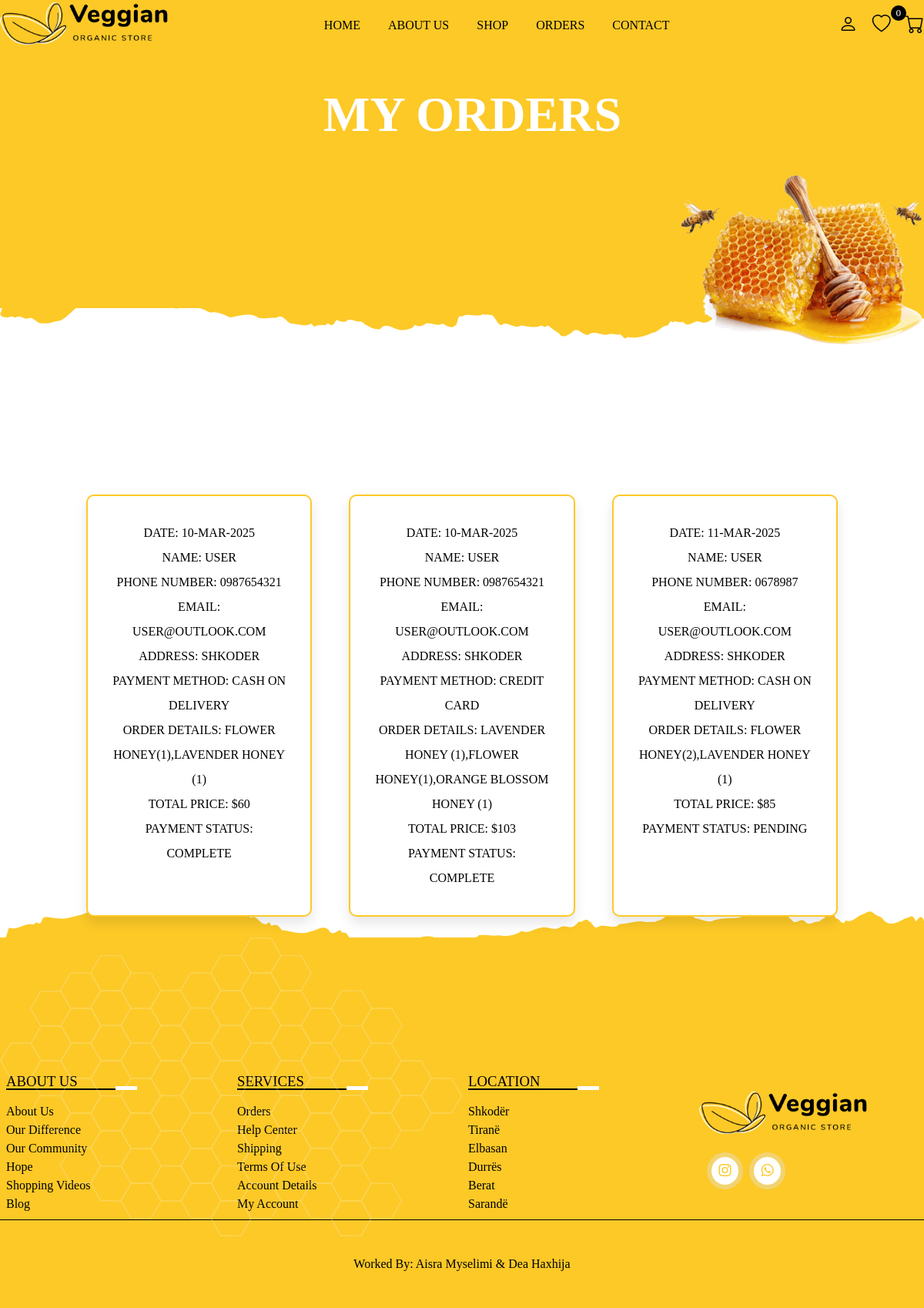
Page /order.php (signed in) on the committed database.
### tables this page shows
CREATE TABLE `orders` (
  `id` int(255) NOT NULL,
  `user_id` int(255) NOT NULL,
  `name` varchar(255) NOT NULL,
  `number` varchar(255) NOT NULL,
  `email` varchar(255) NOT NULL,
  `method` varchar(255) NOT NULL,
  `address` varchar(255) NOT NULL,
  `total_products` varchar(255) NOT NULL,
  `total_price` varchar(255) NOT NULL,
  `placed_on` varchar(255) NOT NULL,
  `payment_status` varchar(255) NOT NULL
);

### order.php (the view, shortened to what this page needs)
<?php
include 'connection.php';
$user_id = $_SESSION['user_id'];
?>
<!DOCTYPE html>
<html lang="en">
<head>
    <link rel="stylesheet" href="https://cdn.jsdelivr.net/npm/bootstrap-icons/font/bootstrap-icons.css">
    <link rel="stylesheet" href="main.css">
</head>
<body>
    <?php include 'header.php'; ?>
    <div class="banner">
        <div class="detail">
            <h1>MY ORDERS</h1>
        </div>
    </div>
    <div class="order-section">
        <div class="box-container">
            <?php
            $select_orders = mysqli_query($conn, "SELECT * FROM orders WHERE user_id = '$user_id'") or die('Query failed');
            if (mysqli_num_rows($select_orders) > 0) {
                while ($fetch_orders = mysqli_fetch_assoc($select_orders)) {
            ?>
            <div class="box">
                <p>Date: <span><?php echo htmlspecialchars($fetch_orders['placed_on']); ?></span></p>
                <p>Name: <span><?php echo htmlspecialchars($fetch_orders['name']); ?></span></p>
                <p>Phone Number: <span><?php echo htmlspecialchars($fetch_orders['number']); ?></span></p>
                <p>Email: <span><?php echo htmlspecialchars($fetch_orders['email']); ?></span></p>
                <p>Address: <span><?php echo htmlspecialchars($fetch_orders['address']); ?></span></p>
                <p>Payment Method: <span><?php echo htmlspecialchars($fetch_orders['method']); ?></span></p>
                <p>Order Details: <span><?php echo htmlspecialchars($fetch_orders['total_products']); ?></span></p>
                <p>Total Price: <span>$<?php echo htmlspecialchars($fetch_orders['total_price']); ?></span></p>
                <p>Payment Status: <span><?php echo htmlspecialchars($fetch_orders['payment_status']); ?></span></p>
            </div>
            <?php
                }
            } else {
                echo '
                <div class="empty">
                    <p>No orders placed yet!</p>
                </div>';
            }
            ?>
        </div>
    </div>
    <?php include 'footer.php'; ?>
</body>
</html>

### main.css (style rules this page uses)
* { margin: 0; padding: 0; box-sizing: border-box; }
:root { --box-shadow: 0px 0px 0px 6px rgb(225 225 225 / 40%); --box-shadow2: 0 .5rem 1rem rgba(0, 0, 0, 0.1); --orange: #fcc927; }
.banner { background: var(--orange); width: 100%; height: 50vh; position: relative; z-index: 1; }
.banner::before { position: absolute; content: ''; bottom: -18%; right: 0; background-image: url('img/14.png'); width: 316px; height: 245px; background-size: 314px; background-repeat: no-repeat; }
.banner .detail { position: absolute; padding: 7rem 0; left: 35%; text-align: center; z-index: 200; }
.banner .detail h1 { font-size: 4rem; color: #fff; text-transform: capitalize; }
.box-container { padding: 2% 8%; display: grid; grid-template-columns: repeat(auto-fit, minmax(20rem, 1fr)); column-gap: 1rem; }
.box-container .box { background: #fff; box-shadow: var(--box-shadow2); padding: 2rem; margin: 1rem; text-align: center; border-radius: 10px; line-height: 2; text-transform: uppercase; position: relative; border: 2px solid var(--orange); transition: color 0.3s, background 0.3s; }

### rows in the picture
orders: placed_on "10-MAR-2025", name "USER", number "0987654321", email "USER@OUTLOOK.COM", address "SHKODER", method "CASH ON DELIVERY", total_products "FLOWER HONEY(1),LAVENDER HONEY (1)", total_price "60", payment_status "COMPLETE"
orders: placed_on "10-MAR-2025", name "USER", number "0987654321", email "USER@OUTLOOK.COM", address "SHKODER", method "CREDIT CARD", total_products "LAVENDER HONEY (1),FLOWER HONEY(1),ORANGE BLOSSOM HONEY (1)", total_price "103", payment_status "COMPLETE"
orders: placed_on "11-MAR-2025", name "USER", number "0678987", email "USER@OUTLOOK.COM", address "SHKODER", method "CASH ON DELIVERY", total_products "FLOWER HONEY(2),LAVENDER HONEY (1)", total_price "85", payment_status "PENDING"

### other values in the picture
$wishlist_num_rows "0"
